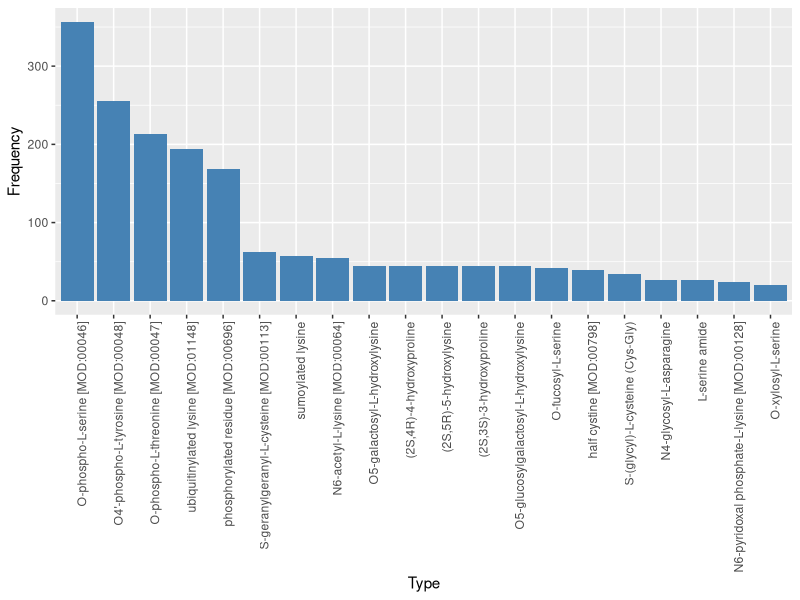

Reproduce this figure in R.
library(ggplot2)

df <- read.csv(file = "PTM_Frequencies.csv", header = T)
names(df) <- c("Frequency", "Type")
df$Type <- gsub("\"", "", df$Type) 
df$Type <- factor(df$Type, levels = df$Type)

plot <- ggplot(df, aes(x=Type, y=Frequency)) + geom_bar(stat="identity", fill="steelblue") +
  theme(axis.text.x = element_text(angle = 90, hjust = 1), legend.position = "none") 

plot
